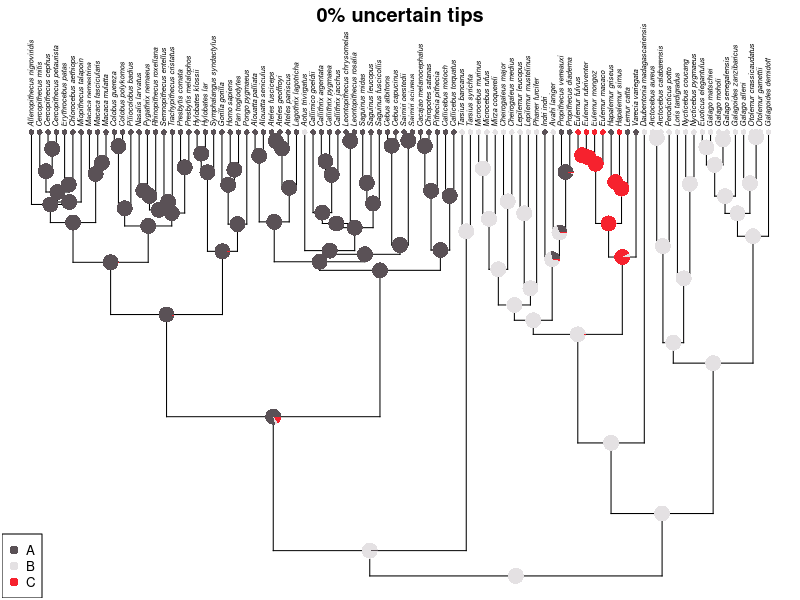
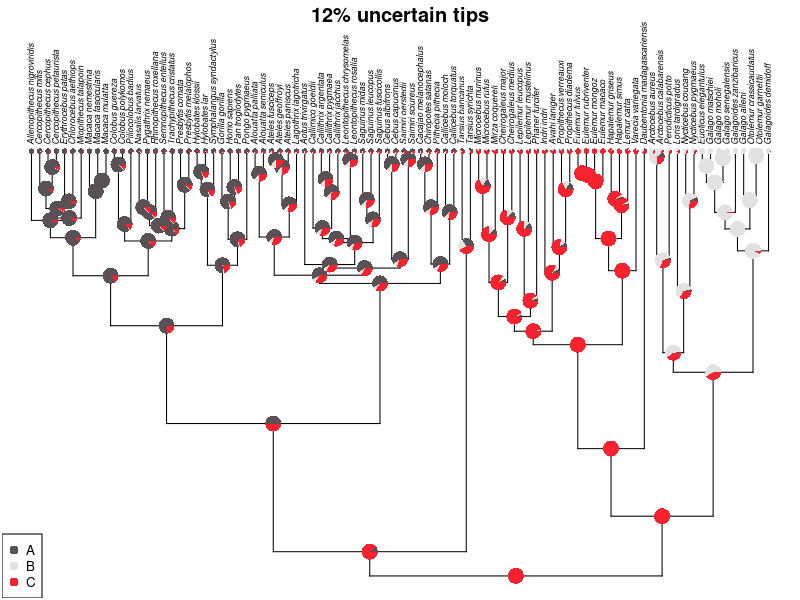
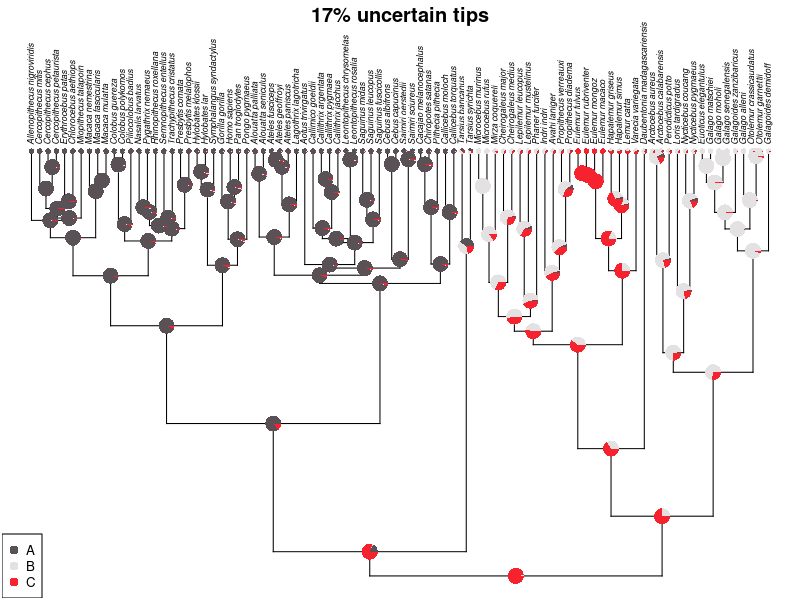

Here is the R script that generated these plots, in order: (Note: this script raises an error after producing the figures.)
## ---- chunk 1
knitr::opts_chunk$set(
  collapse = TRUE,
  comment = "#>"
)
## ---- chunk 2
options(rstudio.viewer.autorefresh = FALSE)
library(ape)
library(phytools)
library(dplyr)
library(tidyr)
## ---- chunk 3
data('primate.tree')
data('primate.data')
tree <- primate.tree
data <- primate.data
data <- data[tree$tip.label,]
original <- data |>
    tibble::rownames_to_column(var = 'Taxa') |>
    select(Taxa, Activity_pattern) |>
    mutate(Presence = 1) |>
    pivot_wider(
        names_from = 'Activity_pattern', values_from = 'Presence',

                values_fill = 0
    ) |>
    arrange(Taxa) |>
    tibble::column_to_rownames(var = 'Taxa') |>
    as.matrix()
colnames(original) <- c(LETTERS[1:3])

myFun <- function(mat, per_uncertain = 0.1) {
    n_row <- nrow(mat)
    n <- round(n_row * per_uncertain)
    rows <- sample(x = 1:nrow(mat), size = n, replace = FALSE)
    mat[rows,] <- rep(1/ncol(mat), ncol(mat))
    mat
}
## ---- chunk 4

## ---- chunk 5
fit <- fitMk(tree = tree, x = original,
              model = "ARD", pi = "fitzjohn",
              lik.func = "pruning", logscale = TRUE)
ace <- ancr(fit, tips=TRUE)
plot(ace, args.plotTree = list(direction="upwards"))
title(main = '0% uncertain tips', line = -1)
## ---- chunk 6
macaca <- grep('^Macaca_', rownames(original)) # A
galago <- grep('^Galago_', rownames(original)) # B
eulemur <- grep('^Eulemur', rownames(original)) # C
paste0(round((length(macaca) + length(galago) + length(eulemur)) / 90 * 100), '%')
## ---- chunk 7
m1 <- original
m1[] <- 1 / 3
m1[macaca, ] <- c(rep(1,3), rep(0, 6))
m1[galago, ] <- c(rep(0,4), rep(1, 4), rep(0, 4))
m1[eulemur, ] <- c(rep(0,8), rep(1, 4))

fit1 <- fitMk(tree = tree, x = m1,
              model = "ARD", pi = "fitzjohn",
              lik.func = "pruning", logscale = TRUE)
ace1 <- ancr(fit1, tips=TRUE)
plot(ace1, args.plotTree = list(direction = "upwards"))
title(main = '12% uncertain tips', line = -1)
## ---- chunk 8
cebus <- grep('^Cebus_', rownames(original)) # A
microcebus <- grep('^Microcebus', rownames(original)) # B
paste0(round((length(macaca) + length(galago) + length(eulemur) + length(cebus) + length(microcebus)) / 90 * 100), '%')
## ---- chunk 9
m2 <- original
m2[] <- 1 / 3
m2[macaca, ] <- c(rep(1,3), rep(0, 6))
m2[galago, ] <- c(rep(0,4), rep(1, 4), rep(0, 4))
m2[eulemur, ] <- c(rep(0,8), rep(1, 4))
m2[cebus, ] <- c(rep(1,2), rep(0, 4))
m2[microcebus, ] <- c(rep(0,2), rep(1, 2), rep(0, 2))

fit2 <- fitMk(tree = tree, x = m2,
              model = "ARD", pi = "fitzjohn",
              lik.func = "pruning", logscale = TRUE)
ace2 <- ancr(fit2, tips=TRUE)
plot(ace2, args.plotTree = list(direction = "upwards"))
title(main = '17% uncertain tips', line = -1)
## ---- chunk 10
sessioninfo::session_info()
